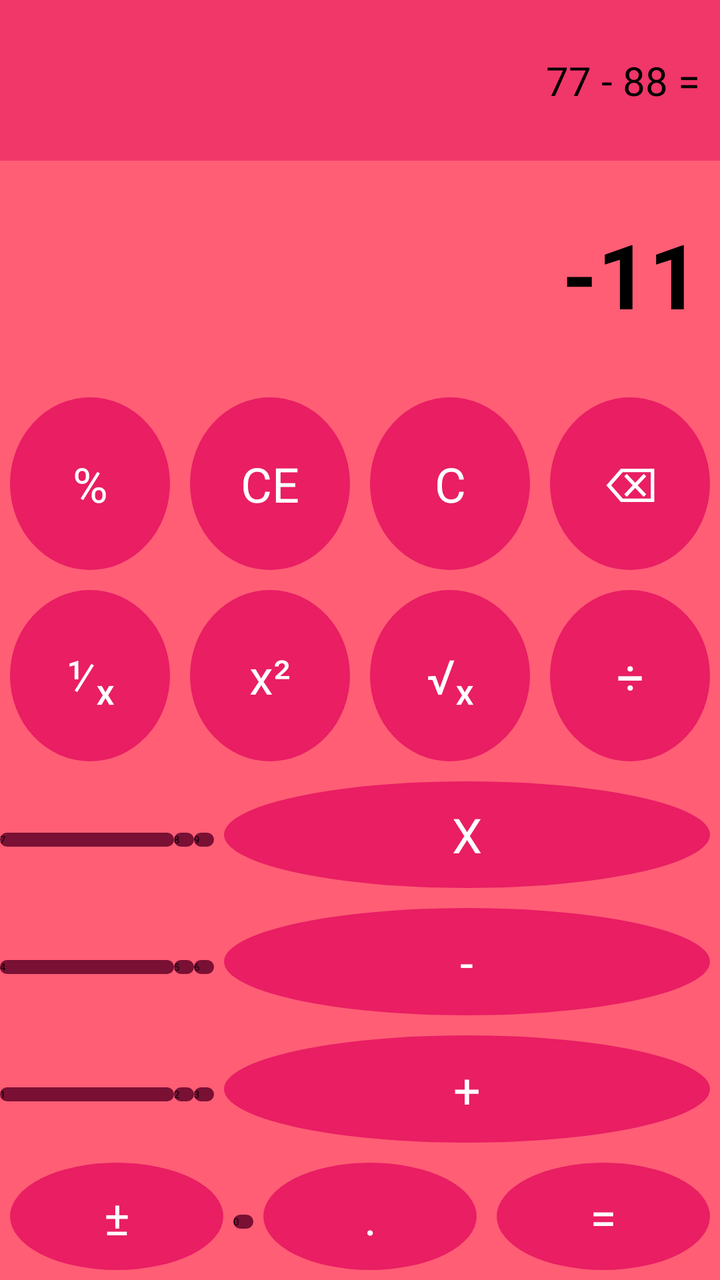
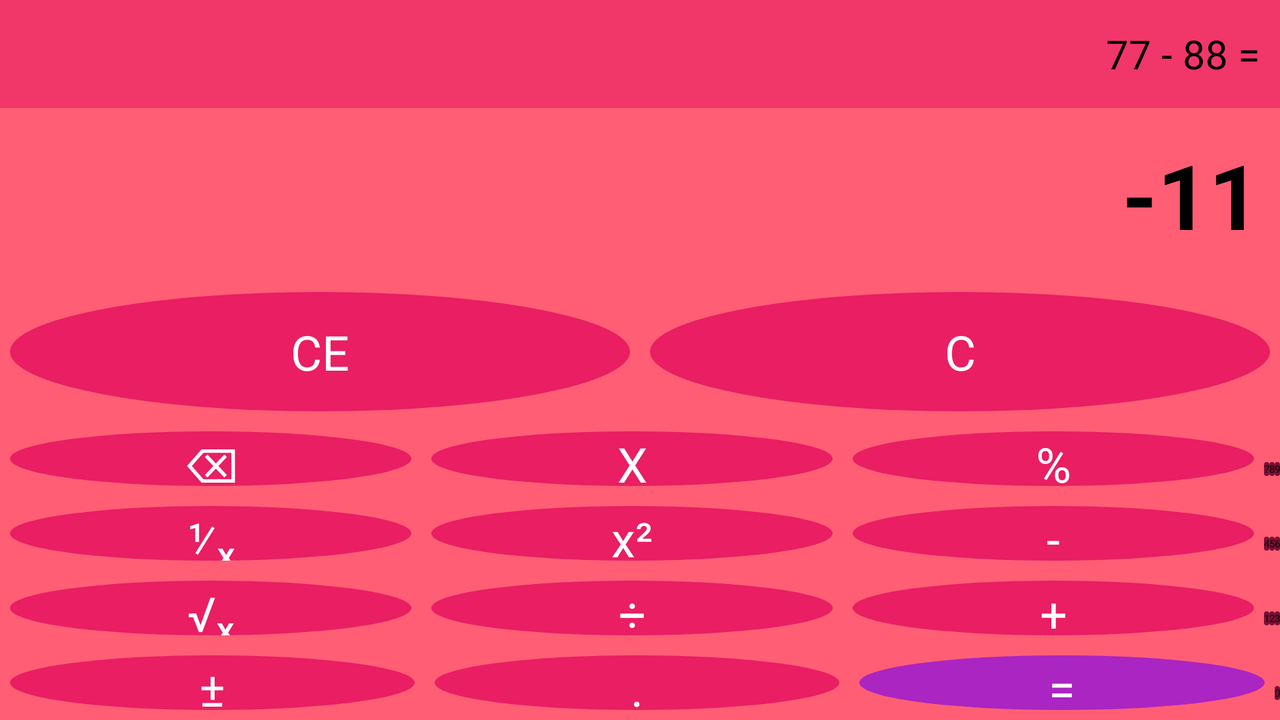

Compare how this app lays out the same screen by default and in its alternative resource folder. The renders come first, then the two layout files and the values they reference.
<!-- AndroidManifest.xml: application theme Theme.Basics -->
<!-- res/layout/activity_calc.xml -->
<?xml version="1.0" encoding="utf-8"?>
<LinearLayout xmlns:android="http://schemas.android.com/apk/res/android"
    xmlns:app="http://schemas.android.com/apk/res-auto"
    xmlns:tools="http://schemas.android.com/tools"
    android:layout_width="match_parent"
    android:layout_height="match_parent"
    android:orientation="vertical"
    tools:context=".CalcActivity">

    <TableLayout
        android:layout_width="match_parent"
        android:layout_height="match_parent"
        android:layout_marginHorizontal="0dp"
        android:layout_marginTop="0dp"
        android:background="#FF5E75">

        <TableRow
            android:layout_width="match_parent"
            android:layout_height="match_parent"
            android:layout_weight="1">

            <TextView
                android:id="@+id/tvHistory"
                android:layout_height="match_parent"
                android:layout_weight="1"
                android:background="#9EE91E63"
                android:gravity="end|center"
                android:maxLines="1"
                android:paddingEnd="10dp"
                android:scrollHorizontally="false"
                android:textColor="@color/black"
                android:textSize="20sp"
                tools:text="77 - 88 =" />
        </TableRow>

        <TableRow
            android:layout_width="match_parent"
            android:layout_height="match_parent"
            android:layout_weight="1">

            <TextView
                android:id="@+id/tvResult"
                android:layout_height="match_parent"
                android:layout_weight="1"
                android:gravity="end|center"
                android:maxLines="1"
                android:paddingEnd="10dp"
                android:textColor="@color/black"
                android:textSize="45sp"
                android:textStyle="bold"
                tools:text="-11" />
        </TableRow>

        <TableRow
            android:layout_width="match_parent"
            android:layout_height="0dp"
            android:layout_weight="1">

            <Button
                android:id="@+id/btnPercent"
                style="@style/ButtonBase"
                android:text="@string/btnPercent" />

            <Button
                android:id="@+id/btnClearE"
                style="@style/ButtonBase"
                android:text="@string/btnClearE" />

            <Button
                android:id="@+id/btnClearAll"
                style="@style/ButtonBase"
                android:text="@string/btnClearAll" />

            <Button
                android:id="@+id/btnBackspace"
                style="@style/ButtonBase"
                android:text="@string/btnBackspace" />
        </TableRow>

        <TableRow
            android:layout_width="match_parent"
            android:layout_height="match_parent"
            android:layout_weight="1">

            <Button
                android:id="@+id/btnInverse"
                style="@style/ButtonBase"
                android:text="@string/btnInverse" />

            <Button
                android:id="@+id/btnSquare"
                style="@style/ButtonBase"
                android:text="@string/btnSquare" />

            <Button
                android:id="@+id/btnSqrt"
                style="@style/ButtonBase"
                android:text="@string/btnSqrt" />

            <Button
                android:id="@+id/btnDivide"
                style="@style/ButtonBase"
                android:text="@string/btnDivide" />
        </TableRow>

        <TableRow
            android:layout_width="match_parent"
            android:layout_height="match_parent"
            android:layout_weight="1">

            <Button
                android:id="@+id/btnSeven"
                style="@style/ButtonOperation"
                android:backgroundTint="@color/calc_btn_numbers_back"
                android:text="@string/btnSeven" />

            <Button
                android:id="@+id/btnEight"
                style="@style/ButtonOperation"
                android:backgroundTint="@color/calc_btn_numbers_back"
                android:text="@string/btnEight" />

            <Button
                android:id="@+id/btnNine"
                style="@style/ButtonOperation"
                android:backgroundTint="@color/calc_btn_numbers_back"
                android:text="@string/btnNine" />

            <Button
                android:id="@+id/btnMultiply"
                style="@style/ButtonBase"
                android:text="@string/btnMultiply" />
        </TableRow>

        <TableRow
            android:layout_width="match_parent"
            android:layout_height="match_parent"
            android:layout_weight="1"
            android:backgroundTint="@color/calc_btn_numbers_back">

            <Button
                android:id="@+id/btnFour"
                style="@style/ButtonOperation"
                android:backgroundTint="@color/calc_btn_numbers_back"
                android:text="@string/btnFour" />

            <Button
                android:id="@+id/btnFive"
                style="@style/ButtonOperation"
                android:backgroundTint="@color/calc_btn_numbers_back"
                android:text="@string/btnFive" />

            <Button
                android:id="@+id/btnSix"
                style="@style/ButtonOperation"
                android:backgroundTint="@color/calc_btn_numbers_back"
                android:text="@string/btnSix" />

            <Button
                android:id="@+id/btnMinus"
                style="@style/ButtonBase"
                android:text="@string/btnMinus" />
        </TableRow>

        <TableRow
            android:layout_width="match_parent"
            android:layout_height="match_parent"
            android:layout_weight="1">

            <Button
                android:id="@+id/btnOne"
                style="@style/ButtonOperation"
                android:backgroundTint="@color/calc_btn_numbers_back"
                android:text="@string/btnOne" />

            <Button
                android:id="@+id/btnTwo"
                style="@style/ButtonOperation"
                android:backgroundTint="@color/calc_btn_numbers_back"
                android:text="@string/btnTwo" />

            <Button
                android:id="@+id/btnThree"
                style="@style/ButtonOperation"
                android:backgroundTint="@color/calc_btn_numbers_back"
                android:text="@string/btnThree" />

            <Button
                android:id="@+id/btnPlus"
                style="@style/ButtonBase"
                android:text="@string/btnPlus" />
        </TableRow>

        <TableRow
            android:layout_width="match_parent"
            android:layout_height="match_parent"
            android:layout_weight="1">

            <Button
                android:id="@+id/btnPlusMinus"
                style="@style/ButtonBase"
                android:text="@string/btnPlusMinus" />

            <Button
                android:id="@+id/btnNull"
                style="@style/ButtonOperation"
                android:backgroundTint="@color/calc_btn_numbers_back"
                android:text="@string/btnNull" />

            <Button
                android:id="@+id/btnComa"
                style="@style/ButtonBase"
                android:text="@string/btnComa" />

            <Button
                android:id="@+id/btnEqual"
                style="@style/ButtonBase"
                android:text="@string/btnIs" />
        </TableRow>
    </TableLayout>

</LinearLayout>
<!-- resources referenced by this layout -->
<resources>
  <color name="black">#FF000000</color>
  <color name="calc_btn_numbers_back">#7A1034</color>
  <string name="btnBackspace">\u232B</string>
  <string name="btnClearAll">C</string>
  <string name="btnClearE">CE</string>
  <string name="btnComa">.</string>
  <string name="btnDivide">\u00F7</string>
  <string name="btnEight">8</string>
  <string name="btnFive">5</string>
  <string name="btnFour">4</string>
  <string name="btnInverse">\u215F\u2093</string>
  <string name="btnIs">=</string>
  <string name="btnMinus">-</string>
  <string name="btnMultiply">X</string>
  <string name="btnNine">9</string>
  <string name="btnNull">0</string>
  <string name="btnOne">1</string>
  <string name="btnPercent">%</string>
  <string name="btnPlus">+</string>
  <string name="btnPlusMinus">±</string>
  <string name="btnSeven">7</string>
  <string name="btnSix">6</string>
  <string name="btnSqrt">\u221A\u2093</string>
  <string name="btnSquare">x\u00B2</string>
  <string name="btnThree">3</string>
  <string name="btnTwo">2</string>
  <style name="ButtonBase" parent="TextAppearance.AppCompat">
          <item name="android:background">@drawable/calc_btn_shape</item>
          <item name="android:layout_margin">5dp</item>
          <item name="android:layout_weight">1</item>
          <item name="android:layout_width">0dp</item>
          <item name="android:layout_height">match_parent</item>
          <item name="android:textColor">@color/white</item>
          <item name="android:textSize">24sp</item>
          <item name="android:gravity">center</item>
  
          <item name="backgroundTint">@null</item>
      </style>
  <style name="ButtonOperation" parent="ButtonBase">
          <item name="android:background">@drawable/calc_btn_digit_shape</item>
      </style>
  <!-- drawable calc_btn_shape (drawable) -->
  <?xml version="1.0" encoding="utf-8"?>
  <shape xmlns:android="http://schemas.android.com/apk/res/android"
      android:shape="oval">
      <solid android:color="@color/calc_btn_back" />
  </shape>
  <color name="white">#FFFFFFFF</color>
  <!-- drawable calc_btn_digit_shape (drawable) -->
  <?xml version="1.0" encoding="utf-8"?>
  <shape xmlns:android="http://schemas.android.com/apk/res/android"
      android:shape="rectangle">
      <corners android:radius="10dp" />
      <solid android:color="@color/calc_btn_back" />
  </shape>
  <color name="calc_btn_back">#E91E63</color>
</resources>
<!-- res/layout-land/activity_calc.xml (the repository's variant of the layout above) -->
<!-- drawn on the phone turned sideways -->
<?xml version="1.0" encoding="utf-8"?>
<LinearLayout xmlns:android="http://schemas.android.com/apk/res/android"
    xmlns:app="http://schemas.android.com/apk/res-auto"
    xmlns:tools="http://schemas.android.com/tools"
    android:layout_width="match_parent"
    android:layout_height="match_parent"
    android:orientation="vertical"
    tools:context=".CalcActivity">

    <TableLayout
        android:layout_width="match_parent"
        android:layout_height="match_parent"
        android:layout_marginHorizontal="0dp"
        android:layout_marginTop="0dp"
        android:background="#FF5E75">

        <TableRow
            android:layout_width="match_parent"
            android:layout_height="match_parent"
            android:layout_weight="1">

            <TextView
                android:id="@+id/tvHistory"
                android:layout_height="match_parent"
                android:layout_weight="1"
                android:background="#9EE91E63"
                android:gravity="end|center"
                android:paddingEnd="10dp"
                android:textColor="@color/black"
                android:textSize="20sp"
                tools:text="77 - 88 =" />
        </TableRow>

        <TableRow
            android:layout_width="match_parent"
            android:layout_height="match_parent"
            android:layout_weight="1">

            <TextView
                android:id="@+id/tvResult"
                android:layout_height="match_parent"
                android:layout_weight="1"
                android:gravity="end|center"
                android:paddingEnd="10dp"
                android:textColor="@color/black"
                android:textSize="45sp"
                android:textStyle="bold"
                tools:text="-11" />
        </TableRow>

        <TableRow
            android:layout_width="match_parent"
            android:layout_height="match_parent"
            android:layout_weight="1">

            <Button
                android:id="@+id/btnClearE"
                style="@style/ButtonBase"
                android:text="@string/btnClearE" />

            <Button
                android:id="@+id/btnClearAll"
                style="@style/ButtonBase"
                android:text="@string/btnClearAll" />

        </TableRow>

        <TableRow
            android:layout_width="match_parent"
            android:layout_height="match_parent"
            android:layout_weight="1">

            <Button
                android:id="@+id/btnBackspace"
                style="@style/ButtonBase"
                android:text="@string/btnBackspace" />

            <Button
                android:id="@+id/btnMultiply"
                style="@style/ButtonBase"
                android:text="@string/btnMultiply" />

            <Button
                android:id="@+id/btnPercent"
                style="@style/ButtonBase"
                android:text="@string/btnPercent" />

            <Button
                android:id="@+id/btnSeven"
                style="@style/ButtonOperation"
                android:backgroundTint="@color/calc_btn_numbers_back"
                android:text="@string/btnSeven" />

            <Button
                android:id="@+id/btnEight"
                style="@style/ButtonOperation"
                android:backgroundTint="@color/calc_btn_numbers_back"
                android:text="@string/btnEight" />

            <Button
                android:id="@+id/btnNine"
                style="@style/ButtonOperation"
                android:backgroundTint="@color/calc_btn_numbers_back"
                android:text="@string/btnNine" />
        </TableRow>

        <TableRow
            android:layout_width="match_parent"
            android:layout_height="match_parent"
            android:layout_weight="1"
            android:backgroundTint="@color/calc_btn_numbers_back">

            <Button
                android:id="@+id/btnInverse"
                style="@style/ButtonBase"
                android:text="@string/btnInverse" />

            <Button
                android:id="@+id/btnSquare"
                style="@style/ButtonBase"
                android:text="@string/btnSquare" />

            <Button
                android:id="@+id/btnMinus"
                style="@style/ButtonBase"
                android:text="@string/btnMinus" />

            <Button
                android:id="@+id/btnFour"
                style="@style/ButtonOperation"
                android:backgroundTint="@color/calc_btn_numbers_back"
                android:text="@string/btnFour" />

            <Button
                android:id="@+id/btnFive"
                style="@style/ButtonOperation"
                android:backgroundTint="@color/calc_btn_numbers_back"
                android:text="@string/btnFive" />

            <Button
                android:id="@+id/btnSix"
                style="@style/ButtonOperation"
                android:backgroundTint="@color/calc_btn_numbers_back"
                android:text="@string/btnSix" />
        </TableRow>

        <TableRow
            android:layout_width="match_parent"
            android:layout_height="match_parent"
            android:layout_weight="1">

            <Button
                android:id="@+id/btnSqrt"
                style="@style/ButtonBase"
                android:text="@string/btnSqrt" />

            <Button
                android:id="@+id/btnDivide"
                style="@style/ButtonBase"
                android:text="@string/btnDivide" />

            <Button
                android:id="@+id/btnPlus"
                style="@style/ButtonBase"
                android:text="@string/btnPlus" />

            <Button
                android:id="@+id/btnOne"
                style="@style/ButtonOperation"
                android:backgroundTint="@color/calc_btn_numbers_back"
                android:text="@string/btnOne" />

            <Button
                android:id="@+id/btnTwo"
                style="@style/ButtonOperation"
                android:backgroundTint="@color/calc_btn_numbers_back"
                android:text="@string/btnTwo" />

            <Button
                android:id="@+id/btnThree"
                style="@style/ButtonOperation"
                android:backgroundTint="@color/calc_btn_numbers_back"
                android:text="@string/btnThree" />
        </TableRow>

        <TableRow
            android:layout_width="match_parent"
            android:layout_height="match_parent"
            android:layout_weight="1">

            <Button
                android:id="@+id/btnPlusMinus"
                style="@style/ButtonBase"
                android:text="@string/btnPlusMinus" />

            <Button
                android:id="@+id/btnComa"
                style="@style/ButtonBase"
                android:text="@string/btnComa" />

            <Button
                android:id="@+id/btnEqual"
                style="@style/ButtonBase"
                android:backgroundTint="#AA25C1"
                android:text="@string/btnIs" />

            <Button
                android:id="@+id/btnNull"
                style="@style/ButtonOperation"
                android:backgroundTint="@color/calc_btn_numbers_back"
                android:text="@string/btnNull" />

        </TableRow>
    </TableLayout>

</LinearLayout>
